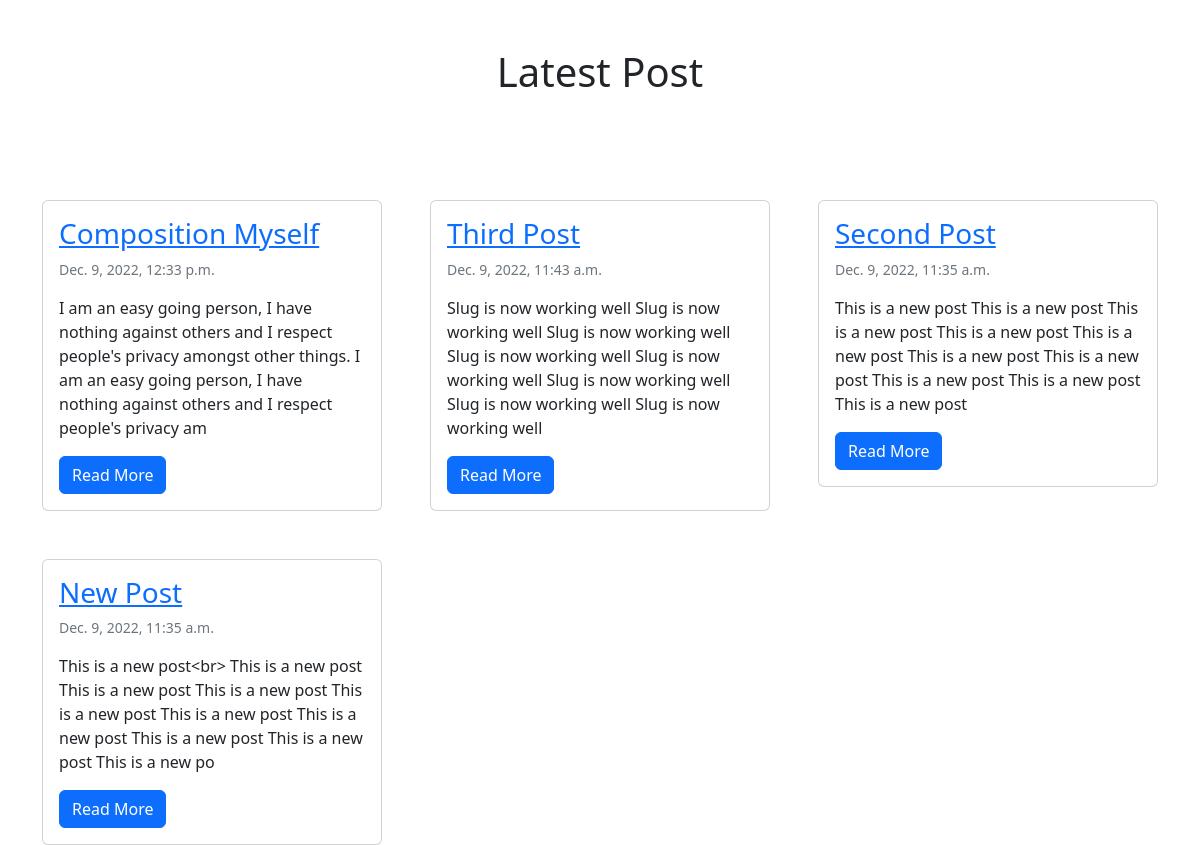
The page / on the database its author committed.
### blog/models.py (models this page shows)
class Post(models.Model):
    title = models.CharField(max_length=200, unique=True)
    slug = models.SlugField(max_length=200, unique=True)
    content = models.TextField()
    pub_date = models.DateTimeField(auto_now_add=True)
    status = models.IntegerField(choices=STATUS, default=0)

### blog/views.py (the view)
# urls.py: path('', views.BlogPage.as_view(), name='blog_page'),
class BlogPage(generic.ListView):
    queryset = Post.objects.filter(status=1).order_by('-pub_date')
    template_name = 'blog/index.html'
    context_object_name = 'blog_page'

### blog/templates/blog/index.html (shortened to what this page needs)
<!DOCTYPE html>
<html lang="en">
<head>
    <link href="https://cdn.jsdelivr.net/npm/bootstrap@5.2.3/dist/css/bootstrap.min.css" rel="stylesheet">
</head>
<body>
<div class="container">
    <div class="row mt-5">
        <div class="col align-items-center justify-content-center text-center">
            <h1>Latest Post</h1>
        </div>
    </div>
    <div class="row mt-5 gy-5 gx-5">
        {% for post in blog_page %}
        <div class="col-10 col-sm-4 justify-content-around">
            <div class="card">
                <div class="card-body">
                    <h3 class="card-title"><a href="{% url 'post_page' post.slug %}">{{ post.title }}</a></h3>
                    <p class="card-text text-muted small">{{ post.pub_date}}</p>
                    <p class="card-text">{{ post.content|slice:":200" }}</p>
                    <a href="{% url 'post_page' post.slug %}"><button class="btn btn-primary">Read More</button></a>
                </div>
            </div>
        </div>
        {% endfor %}
    </div>
</div>
</body>
</html>

### rows shown on the page
Post: title "Composition Myself", pub_date "Dec. 9, 2022, 12:33 p.m.", content "I am an easy going person, I have nothing against others and I respect people's privacy amongst other things. I am an easy going person, I have nothing against others and I respect people's privacy am"
Post: title "Third Post", pub_date "Dec. 9, 2022, 11:43 a.m.", content "Slug is now working well Slug is now working well Slug is now working well Slug is now working well Slug is now working well Slug is now working well Slug is now working well Slug is now working well"
Post: title "Second Post", pub_date "Dec. 9, 2022, 11:35 a.m.", content "This is a new post This is a new post This is a new post This is a new post This is a new post This is a new post This is a new post This is a new post This is a new post This is a new post"
Post: title "New Post", pub_date "Dec. 9, 2022, 11:35 a.m.", content "This is a new post<br> This is a new post This is a new post This is a new post This is a new post This is a new post This is a new post This is a new post This is a new post This is a new po"
